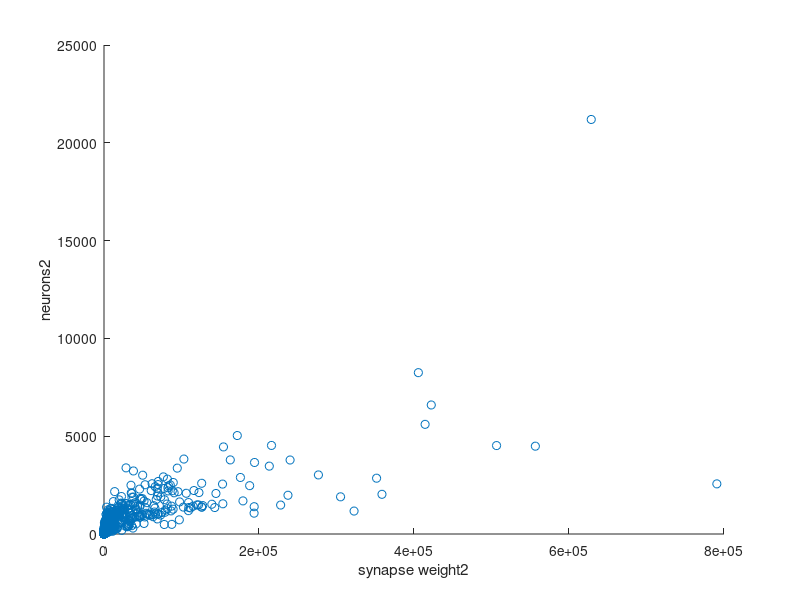
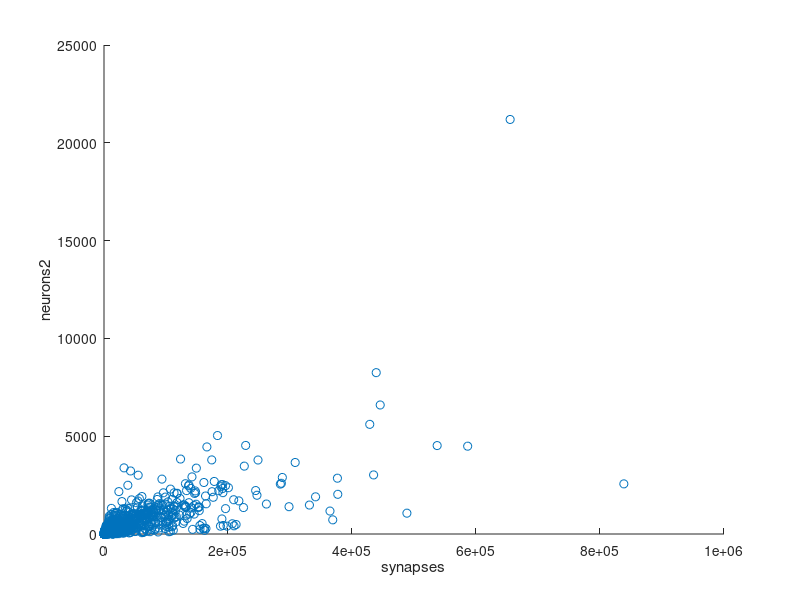

Write the MATLAB code that produced these figures, in order. (Note: this script raises an error after producing the figures.)
% analyze functional connectivity matrix (1st and 2nd level analysis).
% this script should run after makeVoxelROIatlas.m, makeStructConnectivity.m, extractROItimeseries.m first.

function analyzeFuncConnectivity
    %%%%%%%%%%%%%% set parameters %%%%%%%%%%%%%%%%%%%%%%%%%%%%%%%%%%%%%%%%%%
    % pre-process
    preproc = 'ar'; % for move correct, slice time correct
%    preproc = 'r'; % for move correct only

    % output time-series (smoothing, highpass filter, nuisance removal)
    hpfTh = [0]; % high-pass filter threshold
%    hpfTh = [0, 0.1, 0.05, 0.025, 0.02, 0.01, 0.009, 0.008, 0.005, 0.001]; % high-pass filter threshold
    smooth = {'', 's10', 's20', 's30', 's40', 's50', 's60', 's70', 's80'};
%    smooth = {'s90', 's100', 's110', 's120', 's130', 's140', 's150', 's160', 's170', 's180', 's190', 's200', 's210', 's220', 's230', 's240', 's250', 's260', 's270', 's280', 's290', 's300'};
%    smooth = {'', 's30', 's80', 's150','s230','s300'};
%    smooth = {''};
    nuisance = {'','gm','gmgs','nui','6hm','6hmgm','6hmgmgs','6hmnui','24hm','24hmgm','24hmgmgs','24hmnui', ... %12
        'acomp','gmacomp','gmgsacomp','tcomp','tacomp', ... %17
        '6hmacomp','6hmgmacomp','6hmgmgsacomp','6hmtcomp','6hmtacomp', ... %22
        '24hmacomp','24hmgmacomp','24hmgmgsacomp','24hmtcomp','24hmtacomp', ... %27
        'pol','polacomp','poltcomp','poltacomp','polgmtacomp', ...
        '6hmpol','6hmpolacomp','6hmpoltcomp','6hmpoltacomp','6hmpolgmtacomp', };
%    nuisance = {'6hmtacomp'}; % good for bransonhemi, branson7065km50
%    nuisance = {'','poltcomp'}; % good for DistKm(synapse)
    nuisance = {''};

    % using subjects (flys). sbj 7 shows NaN row in FC matrix
    sbjids = [1 2 3 4 5 6 8 9];

    % ROI name
%    roitypes = {'hemiroif'};  % flyem ROI full
%    roitypes = {'hemiroi','bransonhemi'}; % flyem ROI (Turner compatible)
%    roitypes = {'hemiroi_hb0sr80','hemiroi_fw0','hemiroi_avg0'}; % flyem ROI (Primary, FlyEM vs. FlyWire vs. Average)
%    roitypes = {'hemiBranson7065'};
%    roitypes = {'hemiBranson7065km20','hemiBranson7065km30','hemiBranson7065km50','hemiBranson7065km100','hemiBranson7065km200', ...
%        'hemiBranson7065km300','hemiBranson7065km500','hemiBranson7065km300'};
%    roitypes = {'hemiCmkm20','hemiCmkm30','hemiCmkm50','hemiCmkm100','hemiCmkm200', ...
%        'hemiCmkm300','hemiCmkm500','hemiCmkm1000'};
%    roitypes = {'hemiCmkm20r1w1','hemiCmkm30r1w1','hemiCmkm50r1w1','hemiCmkm100r1w1','hemiCmkm200r1w1', ...
%        'hemiCmkm300r1w1','hemiCmkm500r1w1','hemiCmkm1000r1w1'};
%    roitypes = {'hemiDistKm20','hemiDistKm30','hemiDistKm50','hemiDistKm100','hemiDistKm200', ...
%        'hemiDistKm300','hemiDistKm500','hemiDistKm1000'};
%    roitypes = {'hemiRand20','hemiRand30','hemiRand50','hemiRand100','hemiRand200', ...
%        'hemiRand300','hemiRand500','hemiRand1000'};
%    roitypes = {'hemiVrand20','hemiVrand30','hemiVrand50','hemiVrand100','hemiVrand200', ...
%        'hemiVrand300','hemiVrand500','hemiVrand1000'};
%    roitypes = {'hemiCube12','hemiCube8','hemiCube4'};
%    roitypes = {'hemiPiece12','hemiPiece8','hemiPiece4'};
%    roitypes = {'hemiPiece3','hemiPiece2'};
    % neuropil FB, EB, EB-bL(L), bL-b'L-aL-a'L-BU(L)
%    roitypes = {'hemiRoi101','hemiRoi57','hemiRoi57-51','hemiRoi51-62-20-111-100'};
%    roitypes = {'hemiRoi1','hemiRoi5','hemiRoi7','hemiRoi27','hemiRoi30','hemiRoi32','hemiRoi43','hemiRoi52', ...
%        'hemiRoi54','hemiRoi57','hemiRoi59','hemiRoi63','hemiRoi65','hemiRoi67','hemiRoi78','hemiRoi82', ...
%        'hemiRoi89','hemiRoi93','hemiRoi95','hemiRoi100','hemiRoi101','hemiRoi106','hemiRoi113'};
    roitypes = {'hemiroi','hemiroi_fw0sr50','hemiBranson7065km50','hemiBranson7065km50_fw0sr50','hemiCmkm50','hemiCmkm50_fw0sr50', ...
        'hemiCmkm50r1w1','hemiDistKm50','hemiDistKm50_fw0sr50','hemiRand50','hemiVrand50'};
%    roitypes = {'hemiBranson7065km30','hemiCmkm30','hemiCmkm30r1w1','hemiDistKm30','hemiRand30','hemiVrand30'};
%    roitypes = {'hemiCmkm20000','hemiCmkm20000r1w1','hemiDistKm20000','hemiVrand20000'};
%    roitypes = {'hemiCmkm100','hemiDistKm100','hemiCmkm500','hemiDistKm500','hemiCmkm1000','hemiDistKm1000'};
%    roitypes = {'hemiCmkm5000','hemiDistKm5000','hemiCmkm10000','hemiDistKm10000'};
    % FlyEM vs. FlyWire in each roi num by smoothing 0 to 80 (no nuisanse)
%    roitypes = {'hemiBranson7065km20_fw0sr50','hemiBranson7065km30_fw0sr50','hemiBranson7065km50_fw0sr50','hemiBranson7065km100_fw0sr50','hemiBranson7065km200_fw0sr50','hemiBranson7065km300_fw0sr50','hemiBranson7065km500_fw0sr50','hemiBranson7065km1000_fw0sr50', ...
%        'hemiCmkm20_fw0sr50','hemiCmkm30_fw0sr50','hemiCmkm50_fw0sr50','hemiCmkm100_fw0sr50','hemiCmkm200_fw0sr50','hemiCmkm300_fw0sr50','hemiCmkm500_fw0sr50', 'hemiCmkm1000_fw0sr50',...
%        'hemiDistKm20_fw0sr50','hemiDistKm30_fw0sr50','hemiDistKm50_fw0sr50','hemiDistKm100_fw0sr50','hemiDistKm200_fw0sr50','hemiDistKm300_fw0sr50','hemiDistKm500_fw0sr50','hemiDistKm1000_fw0sr50'};
%    roitypes = {'hemiCmkm50','hemiDistKm50','hemiCmkm100','hemiDistKm100','hemiCmkm500','hemiDistKm500'}; % for large smoothing size & no nuisanse, poltcomp
%    roitypes = {'hemiroi','hemiroi_fw0sr50','hemiDistKm50','hemiDistKm50_fw0sr50','hemiDistKm50_avg'}; % for all nuisanse & s30, s80 % for s0 to s80 (no nuisanse)
%    roitypes = {'hemiroi_hb0sr50','hemiroi_hb0sr60','hemiroi_hb0sr70','hemiroi_hb0sr80','hemiroi_hb0sr90', ... % for s30 & s80, '' & poltcomp
%            'hemiroi_fw0sr50','hemiroi_fw0sr70','hemiroi_fw0sr100','hemiroi_fw0sr130','hemiroi_fw0sr140','hemiroi_fw0sr150'};

    %%%%%%%%%%%%%%%%%%%%%%%%%%%%%%%%%%%%%%%%%%%%%%%%%%%%%%%%%%%%%%%%%%%%%%%%

    for n = 1:length(roitypes)
        analyzeFcROItype(roitypes{n}, preproc, hpfTh, smooth, nuisance, sbjids)
    end
end

function analyzeFcROItype(roitype, preproc, hpfTh, smooth, nuisance, sbjids)
    AUCVER = 2;

    % load structural connectivity matrix (from makeStructConnectivity.m)
    switch(roitype)
    case 'hemiroif'
        load('data/hemiroi_connectlist.mat');
        ids = 1:roiNum;
    otherwise
        roitype = lower(roitype);
        load(['data/' roitype '_connectlist.mat']);
        ids = primaryIds;
    end

    nweightMat(isnan(nweightMat)) = 0;
    isw2 = ~isempty(nweightMat);
    C2 = ncountMat(ids,ids,1); S = sycountMat(ids,ids,1); W2 = []; Wo = []; Sw = []; W3 = [];
    if isw2
        W3 = nweightMat(ids,ids,1); Wo = outweightMat(ids,ids,1); Sw = syweightMat(ids,ids,1);
        W2 = W3 .* S; % pure ROI-input neuron connection weight
    end
    C2b = ncountMat(ids,ids,2); Sb = sycountMat(ids,ids,2); W2b = []; Wob = []; Swb = []; W3b = [];
    if isw2
        W3b = nweightMat(ids,ids,2); Wob = outweightMat(ids,ids,2); Swb = syweightMat(ids,ids,2);
        W2b = W3b .* Sb; % pure ROI-input neuron connection weight
    end

    % show corr between neurons v. synapse weight
    if isw2
        r = corr(W2b(:),C2b(:));    % corr between neurons v. synapse weight
        disp(['corr between synapse weight vs. neurons. r=' num2str(r)]);
        figure; scatter(W2b(:),C2b(:)); xlabel('synapse weight2'); ylabel('neurons2');
    end
    r = corr(Sb(:),C2b(:));    % corr between neurons v. synapse weight
    disp(['corr between synapses vs. neurons. r=' num2str(r)]);
    figure; scatter(Sb(:),C2b(:)); xlabel('synapses'); ylabel('neurons2');


    n = length(ids);
    E = eye(n); E = logical(1-E);

    lC2 = log10(C2); lC2(lC2<0) = 0;
    lS = log10(S); lS(lS<0) = 0;
    lW2 = log10(W2); lW2(lW2<0) = 0;
    lC2b = log10(C2b); lC2b(lC2b<0) = 0;
    lSb = log10(Sb); lSb(lSb<0) = 0;
    lW2b = log10(W2b); lW2b(lW2b<0) = 0;

%    figure; imagesc(lC2); colorbar; title('lC2'); % to check ordered matrix

    if ~exist('results/auc','dir'), mkdir('results/auc'); end
    if ~exist('results/fc','dir'), mkdir('results/fc'); end

    sbjR = [];
    Rm = []; rlabel = {}; ii=1;
    AUC = [];
    for h=1:length(hpfTh)
        hpfstr = '';
        if hpfTh(h) > 0, hpfstr = ['hf' num2str(round(1/hpfTh(h)))]; end
        for k=1:length(smooth)
            for n=1:length(nuisance)
                pftype = [smooth{k} hpfstr nuisance{n} preproc roitype];
                rlabel{ii} = [smooth{k} hpfstr nuisance{n}]; ii=ii+1;

                % load ROI time-series (from extractROItimeseries.m)
                str = split(pftype,'_');
                load(['results/ts/' str{1} '-ts.mat']); % FlyWire SC calculation.
    
                CM = {};
                for i=1:length(sbjids)
                    CX{sbjids(i)} = CX{sbjids(i)}';
                    CM{i} = single(corr(CX{sbjids(i)})); %calcPartialCorrelation_(CX{i}',[],[],[],false,1e-3);
                end
                cmlen = length(CM);
                    
                % transport first
                outfile = ['results/fc/' pftype '-func.mat'];
                if exist(outfile,'file')
                    load(outfile);
                else
                    [B2, RSS2, T2, df] = calcSeedCorrMixed(CX(sbjids));
                    
                    % output beta matrix
                    save(outfile,'T2','-v7.3');
                end

                D3 = []; D3z = [];
                for i=1:cmlen
                    D = CM{i}(ids,ids);
                    D3 = cat(3,D3,D);
                end
                D3z = atanh(D3); % z transformed (better FC-SC corr).
                clear CM;

                % mean group data
                Dm = nanmean(D3,3);
                Dmz = nanmean(D3z,3);
                Dmz(isinf(Dmz)) = max(Dmz(~isinf(Dmz)));
%                figure; imagesc(abs(Dmz)); colorbar; title([pftype ' m-FCz matrix']);

                T3 = T2(ids,ids);
                T3(isinf(T3)) = max(T3(~isinf(T3)));
%                figure; imagesc(abs(T3)); colorbar; title([pftype ' T-value matrix']);
                lT3 = log(T3); lT3(lT3<0) = 0;

                % each flys [log10(neurons) vs. m-FCz]
                for i=1:cmlen
                    Dz = D3z(:,:,i);
                    Dz(isinf(Dz)) = max(Dz(~isinf(Dz)));
                    sbjR(k,i) = corr(lC2(:),abs(Dz(:)));
                end

                % each ROIs (Traced vs. m-FCz and only)
                roiR = nan(size(lC2,1),24,'single');
                for i=1:size(lC2,1)
                    roiDmz = abs([Dmz(i,:)';Dmz(:,i)]);
                    roiR(i,7) = corr([lC2b(i,:)';lC2b(:,i)],roiDmz);
                    roiR(i,9) = corr([lSb(i,:)';lSb(:,i)],roiDmz);
                    if isw2
                        roiR(i,8) = corr([lW2b(i,:)';lW2b(:,i)],roiDmz);
                        roiR(i,10) = corr([W3b(i,:)';W3b(:,i)],roiDmz);
                        roiR(i,11) = corr([Swb(i,:)';Swb(:,i)],roiDmz);
                        roiR(i,12) = corr([Wob(i,:)';Wob(:,i)],roiDmz);
                    end
                end

                % full ROIs (vs. mean group data)
                R = nan(1,24,'single');
                R(1) = corr(lC2(:),abs(Dmz(:))); % whole vs. m-FCz
                disp(['prefix=' pftype ' : log10(neurons2) vs. m-FCz = ' num2str(R(1))]);
                R(3) = corr(lS(:),abs(Dmz(:)));
                disp(['prefix=' pftype ' : log10(synapses) vs. m-FCz = ' num2str(R(3))]);
                if isw2
                    R(2) = corr(lW2(:),abs(Dmz(:)));
                    disp(['prefix=' pftype ' : log10(synapse weight2) vs. m-FCz = ' num2str(R(2))]);
                    R(4) = corr(W3(:),abs(Dmz(:)));
                    disp(['prefix=' pftype ' : ROI in-neuron weight vs. m-FCz = ' num2str(R(4))]);
                    R(5) = corr(Sw(:),abs(Dmz(:)));
                    disp(['prefix=' pftype ' : ROI in-synapse weight vs. m-FCz = ' num2str(R(5))]);
                    R(6) = corr(Wo(:),abs(Dmz(:)));
                    disp(['prefix=' pftype ' : ROI out-neuron weight vs. m-FCz = ' num2str(R(6))]);
                end

                R(7) = corr(lC2b(:),abs(Dmz(:))); % Traced vs. m-FCz
                disp(['prefix=' pftype ' : log10(neurons2b) vs. m-FCz = ' num2str(R(7))]);
%                figure; scatter(lC2b(:),abs(Dmz(:))); xlabel('log10(neurons2b)'); ylabel('m-FCz'); title(pftype);
                R(9) = corr(lSb(:),abs(Dmz(:)));
                disp(['prefix=' pftype ' : log10(synapses b) vs. m-FCz = ' num2str(R(9))]);
                if isw2
                    R(8) = corr(lW2b(:),abs(Dmz(:)));
                    disp(['prefix=' pftype ' : log10(synapse weight2b) vs. m-FCz = ' num2str(R(8))]);
                    R(10) = corr(W3b(:),abs(Dmz(:)));
                    disp(['prefix=' pftype ' : ROI in-neuron weight b vs. m-FCz = ' num2str(R(10))]);
                    R(11) = corr(Swb(:),abs(Dmz(:)));
                    disp(['prefix=' pftype ' : ROI in-synapse weight b vs. m-FCz = ' num2str(R(11))]);
                    R(12) = corr(Wob(:),abs(Dmz(:)));
                    disp(['prefix=' pftype ' : ROI out-neuron weight b vs. m-FCz = ' num2str(R(12))]);
                end

                R(13) = corr(lC2(:),abs(T3(:)));
                disp(['prefix=' pftype ' : log10(neurons2) vs. FC-Tval = ' num2str(R(13))]);
                R(15) = corr(lS(:),abs(T3(:)));
                disp(['prefix=' pftype ' : log10(synapses) vs. FC-Tval = ' num2str(R(15))]);
                if isw2
                    R(14) = corr(lW2(:),abs(T3(:)));
                    disp(['prefix=' pftype ' : log10(synapse weight2) vs. FC-Tval = ' num2str(R(14))]);
                    R(16) = corr(W3(:),abs(T3(:)));
                    disp(['prefix=' pftype ' : ROI in-neuron weight vs. FC-Tval = ' num2str(R(16))]);
%                    figure; scatter(W3(:),abs(T3(:))); xlabel('ROI in-neuron weight'); ylabel('FC-Tval'); title(pftype);
                    R(17) = corr(Sw(:),abs(T3(:)));
                    disp(['prefix=' pftype ' : ROI in-synapse weight vs. FC-Tval = ' num2str(R(17))]);
                    R(18) = corr(Wo(:),abs(T3(:)));
                    disp(['prefix=' pftype ' : ROI out-neuron weight vs. FC-Tval = ' num2str(R(18))]);
                end

                R(19) = corr(lC2b(:),abs(T3(:)));
                disp(['prefix=' pftype ' : log10(neurons2b) vs. FC-Tval = ' num2str(R(19))]);
                R(21) = corr(lSb(:),abs(T3(:)));
                disp(['prefix=' pftype ' : log10(synapses b) vs. FC-Tval = ' num2str(R(21))]);
                if isw2
                    R(20) = corr(lW2b(:),abs(T3(:)));
                    disp(['prefix=' pftype ' : log10(synapse weight2b) vs. FC-Tval = ' num2str(R(20))]);
                    R(22) = corr(W3b(:),abs(T3(:)));
                    disp(['prefix=' pftype ' : ROI in-neuron weight b vs. FC-Tval = ' num2str(R(22))]);
                    R(23) = corr(Swb(:),abs(T3(:)));
                    disp(['prefix=' pftype ' : ROI in-synapse weight b vs. FC-Tval = ' num2str(R(23))]);
                    R(24) = corr(Wob(:),abs(T3(:)));
                    disp(['prefix=' pftype ' : ROI out-neuron weight b vs. FC-Tval = ' num2str(R(24))]);
                end
                Rm = [Rm, R']; aucver = 2;

                % calculate AUC
                aucmat = ['results/auc/' pftype '-fcauc.mat'];
                if exist(aucmat,'file')
                    % load beta volumes
                    load(aucmat);
                else
                    thN = 100;
                    aths = cell(thN,1);
                    XY = cell(thN,1);
                    for th = 1:thN
%                    parfor th = 1:thN
                        % include injection voxel in ground truth
                        c2th = prctile(C2(C2>0),th-1);
                        ct2 = C2; ct2(ct2<c2th) = 0; ct2(ct2>0) = 1;
                        sth = prctile(S(S>0),th-1);
                        st = S; st(st<sth) = 0; st(st>0) = 1;
                        w2th = prctile(W2(W2>0),th-1);
                        wt2 = W2; wt2(wt2<w2th) = 0; wt2(wt2>0) = 1;
                        w3th = prctile(W3(W3>0),th-1);
                        wt3 = W3; wt3(wt3<w3th) = 0; wt3(wt3>0) = 1;
                        swth = prctile(Sw(Sw>0),th-1);
                        swt = Sw; swt(swt<swth) = 0; swt(swt>0) = 1;
                        woth = prctile(Wo(Wo>0),th-1);
                        wot = Wo; wot(wot<woth) = 0; wot(wot>0) = 1;

                        c2bth = prctile(C2b(C2b>0),th-1);
                        ct2b = C2b; ct2b(ct2b<c2bth) = 0; ct2b(ct2b>0) = 1;
                        sbth = prctile(Sb(Sb>0),th-1);
                        stb = Sb; stb(stb<sbth) = 0; stb(stb>0) = 1;
                        w2bth = prctile(W2b(W2b>0),th-1);
                        wt2b = W2b; wt2b(wt2b<w2bth) = 0; wt2b(wt2b>0) = 1;
                        w3bth = prctile(W3b(W3b>0),th-1);
                        wt3b = W3b; wt3b(wt3b<w3bth) = 0; wt3b(wt3b>0) = 1;
                        swbth = prctile(Swb(Swb>0),th-1);
                        swtb = Swb; swtb(swtb<swbth) = 0; swtb(swtb>0) = 1;
                        wobth = prctile(Wob(Wob>0),th-1);
                        wotb = Wob; wotb(wotb<wobth) = 0; wotb(wotb>0) = 1;

                        aucs = cell(24,1);
                        [~, ~, auc] = calcShowGroupROCcurve(ct2(:)', abs(Dmz(:)'), ['m-FCz vs. neurons2 th=' num2str(th-1)], false);
%                        figure; imagesc(ct2); colorbar; figure; imagesc(abs(Dmz)); colorbar; % to check matrix
                        aucs{1} = single(auc);
                        [~, ~, auc] = calcShowGroupROCcurve(st(:)', abs(Dmz(:)'), ['m-FCz vs. synapses th=' num2str(th-1)], false);
                        aucs{3} = single(auc);
                        if isw2
                            [~, ~, auc] = calcShowGroupROCcurve(wt2(:)', abs(Dmz(:)'), ['m-FCz vs. synapse weight2 th=' num2str(th-1)], false);
                            aucs{2} = single(auc);
                            [~, ~, auc] = calcShowGroupROCcurve(wt3(:)', abs(Dmz(:)'), ['m-FCz vs. ROI in-neuron weight th=' num2str(th-1)], false);
                            aucs{4} = single(auc);
                            [~, ~, auc] = calcShowGroupROCcurve(swt(:)', abs(Dmz(:)'), ['m-FCz vs. ROI in-synapse weight th=' num2str(th-1)], false);
                            aucs{5} = single(auc);
                            [~, ~, auc] = calcShowGroupROCcurve(wot(:)', abs(Dmz(:)'), ['m-FCz vs. ROI out-neuron weight th=' num2str(th-1)], false);
                            aucs{6} = single(auc);
                        end

                        [X, Y, auc] = calcShowGroupROCcurve(ct2b(:)', abs(Dmz(:)'), ['m-FCz vs. neurons2b th=' num2str(th-1)], false);
                        aucs{7} = single(auc); % input node is one, so it is not vector.
                        [~, ~, auc] = calcShowGroupROCcurve(stb(:)', abs(Dmz(:)'), ['m-FCz vs. synapses b th=' num2str(th-1)], false);
                        aucs{9} = single(auc);
                        if isw2
                            [~, ~, auc] = calcShowGroupROCcurve(wt2b(:)', abs(Dmz(:)'), ['m-FCz vs. synapse weight2b th=' num2str(th-1)], false);
                            aucs{8} = single(auc);
                            [~, ~, auc] = calcShowGroupROCcurve(wt3b(:)', abs(Dmz(:)'), ['m-FCz vs. ROI in-neuron weight b th=' num2str(th-1)], false);
                            aucs{10} = single(auc);
                            [~, ~, auc] = calcShowGroupROCcurve(swtb(:)', abs(Dmz(:)'), ['m-FCz vs. ROI in-synapse weight b th=' num2str(th-1)], false);
                            aucs{11} = single(auc);
                            [~, ~, auc] = calcShowGroupROCcurve(wotb(:)', abs(Dmz(:)'), ['m-FCz vs. ROI out-neuron weight b th=' num2str(th-1)], false);
                            aucs{12} = single(auc);
                        end

                        [~, ~, auc] = calcShowGroupROCcurve(ct2(:)', abs(T3(:)'), ['FC-Tval vs. neurons2 th=' num2str(th-1)], false);
                        aucs{13} = single(auc);
                        [~, ~, auc] = calcShowGroupROCcurve(st(:)', abs(T3(:)'), ['FC-Tval vs. synapses th=' num2str(th-1)], false);
                        aucs{15} = single(auc);
                        if isw2
                            [~, ~, auc] = calcShowGroupROCcurve(wt2(:)', abs(T3(:)'), ['FC-Tval vs. synapse weight2 th=' num2str(th-1)], false);
                            aucs{14} = single(auc);
                            [~, ~, auc] = calcShowGroupROCcurve(wt3(:)', abs(T3(:)'), ['FC-Tval vs. ROI in-neuron weight th=' num2str(th-1)], false);
                            aucs{16} = single(auc);
                            [~, ~, auc] = calcShowGroupROCcurve(swt(:)', abs(T3(:)'), ['FC-Tval vs. ROI in-synapse weight th=' num2str(th-1)], false);
                            aucs{17} = single(auc);
                            [~, ~, auc] = calcShowGroupROCcurve(wot(:)', abs(T3(:)'), ['FC-Tval vs. ROI out-neuron weight th=' num2str(th-1)], false);
                            aucs{18} = single(auc);
                        end

                        [~, ~, auc] = calcShowGroupROCcurve(ct2b(:)', abs(T3(:)'), ['FC-Tval vs. neurons2b th=' num2str(th-1)], false);
                        aucs{19} = single(auc);
                        [~, ~, auc] = calcShowGroupROCcurve(stb(:)', abs(T3(:)'), ['FC-Tval vs. synapses b th=' num2str(th-1)], false);
                        aucs{21} = single(auc);
                        if isw2
                            [~, ~, auc] = calcShowGroupROCcurve(wt2b(:)', abs(T3(:)'), ['FC-Tval vs. synapse weight2b th=' num2str(th-1)], false);
                            aucs{20} = single(auc);
                            [~, ~, auc] = calcShowGroupROCcurve(wt3b(:)', abs(T3(:)'), ['FC-Tval vs. ROI in-neuron weight b th=' num2str(th-1)], false);
                            aucs{22} = single(auc);
                            [~, ~, auc] = calcShowGroupROCcurve(swtb(:)', abs(T3(:)'), ['FC-Tval vs. ROI in-synapse weight b th=' num2str(th-1)], false);
                            aucs{23} = single(auc);
                            [~, ~, auc] = calcShowGroupROCcurve(wotb(:)', abs(T3(:)'), ['FC-Tval vs. ROI out-neuron weight b th=' num2str(th-1)], false);
                            aucs{24} = single(auc);
                        end
                        aths{th} = aucs;
%                        XY{th} = [X; Y]; % keep X,Y for ROC curve plot
                    end
%{
                    figure; plot([0 1], [0 1],':','Color',[0.5 0.5 0.5]); ylim([0 1]); xlim([0 1]); daspect([1 1 1]);
                    for th = 1:thN
                        c = 0.95 - th*0.8/100;
                        hold on; plot(XY{th}(1,:),XY{th}(2,:),'Color',[c c c 0.7]); hold off;
                    end
                    title([pftype 'log10(neurons2b) vs. m-FCz ROC curve']); xlabel('False Positive Rate'); ylabel('True Positive Rate');
%}
                    A = nan(24,thN,'single');
                    for th = 1:thN
                        for j=1:24
                            if ~isempty(aths{th}{j})
                                A(j,th) = aths{th}{j}; % input node is one, so it is not vector.
                            end
                        end
                    end
                end
                if aucver <= AUCVER
                    aucver = aucver + 0.1;
                    save(aucmat,'A','R','roiR','aucver','-v7.3');
                end
                AUC = cat(3,AUC,A);

%                figure; plot(A'); title(['prefix=' pftype ' : FC AUC result vs. ground truth SC']);
%                xlabel('percentile');
            end
        end
    end
    % FC-SC correlation (6-type mixed box plot)
    dlabels = {'neuron vs. m-FC(z)','synapse vs. m-FC(z)'};
    figure; boxplot(Rm([7 9],:),'Labels',rlabel); title([roitype ' FC-SC correlation (neuron vs. synapse)']);
    hold on; plot(Rm([7 9],:)'); hold off; legend(dlabels);

    % FC-SC detection (m-FCz vs. neurons)
    % neurons: only ROI was transformed. neurons2: synapse points were transformed and re-counted in all ROI. 
%{
    A1 = squeeze(AUC(1,:,:)); % for internal check
    figure; boxplot(A1,'Labels',rlabel); title([roitype ' FC-SC detection (m-FCz vs. neurons)']);
    A5 = squeeze(AUC(5,:,:));
    figure; boxplot(A5,'Labels',rlabel); title([roitype ' FC-SC detection (m-FCz vs. neurons2)']);

    A2 = squeeze(AUC(2,:,:)); % for internal check
    figure; boxplot(A2,'Labels',rlabel); title([roitype ' FC-SC detection (m-FCz vs. synapse weight)']);
    A6 = squeeze(AUC(6,:,:));
    figure; boxplot(A6,'Labels',rlabel); title([roitype ' FC-SC detection (m-FCz vs. synapse weight2)']);
%}
    AA = squeeze(nanmean(AUC,2));
    figure; boxplot(AA([7 9],:),'Labels',rlabel); title([roitype ' FC-SC detection  (neuron vs. synapse)']);
    hold on; plot(AA([7 9],:)'); hold off; legend(dlabels);
end
